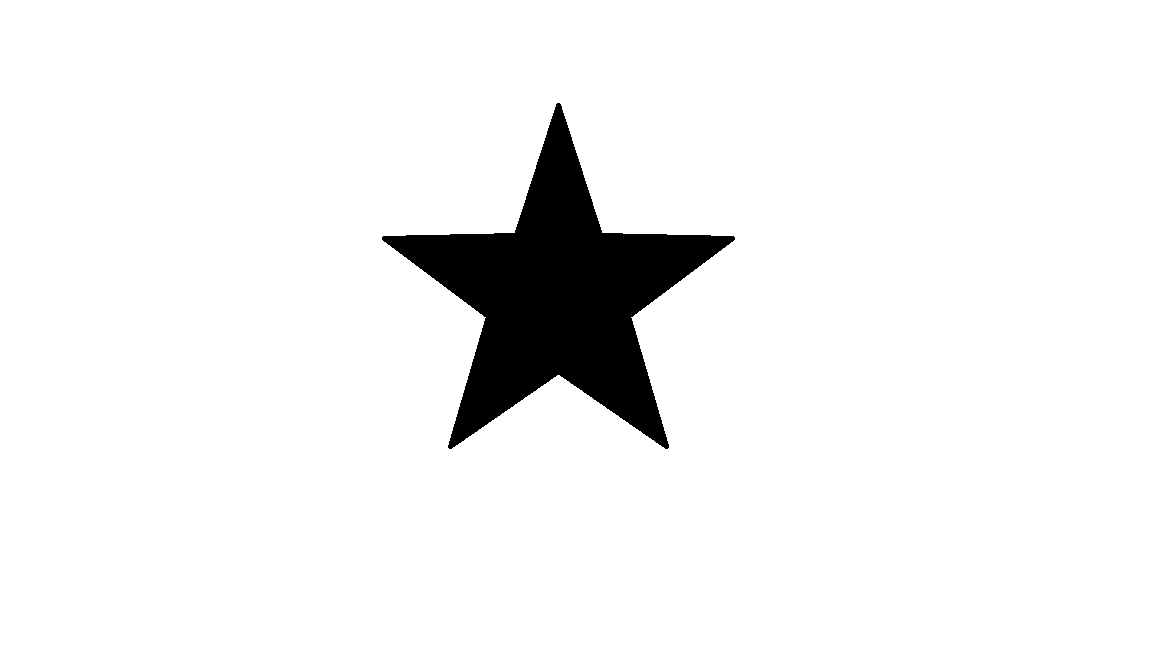
#> input picture Resimler/1.png, 1152 x 648 px, found by its file name
$ python 12ConvexHull.py
#> lines starting #> are read from the running program, lines starting #| are printed output that depends on the picture; after the words box and inside, x2 and y2 are one past the last pixel; in counts of white or black regions, pixels touching at a corner belong together
import cv2
import numpy as np

img=cv2.imread("1.png")
#> img is the input picture: shape (648, 1152, 3); 94.2% white; 1 black region, box (x1, y1, x2, y2) and area: (382, 103, 735, 449) 43537
gri=cv2.cvtColor(img,cv2.COLOR_BGR2GRAY)

ret,thresh=cv2.threshold(gri,100,200,cv2.THRESH_BINARY)
#> thresh: shape (648, 1152); values 0 (black) and 200 (white), 94.2% white; 1 black region
contur,a=cv2.findContours(thresh,cv2.RETR_TREE,cv2.CHAIN_APPROX_SIMPLE)
#> contur = 2 contours; box (x1, y1, x2, y2) and area: (0, 0, 1152, 648) 744697, (381, 102, 736, 450) 44147; a = [[-1, -1, 1, -1], [-1, -1, -1, 0]]
print(contur)
#> (printed output is left out)
h=list()

for i in range(len(contur)):
    h.append(cv2.convexHull(contur[i],False))
#> this loop made 2 passes
#> after the loop, h = 2 contours; box (x1, y1, x2, y2) and area: (0, 0, 1152, 648) 744697, (381, 102, 736, 450) 85164


z=np.zeros((thresh.shape[0],thresh.shape[1],3),np.uint8)

for i in range(len(contur)):
    cv2.drawContours(z,contur,i,(255,0,0),2,8)
    cv2.drawContours(z,h,i,(0,0,255),1,8)
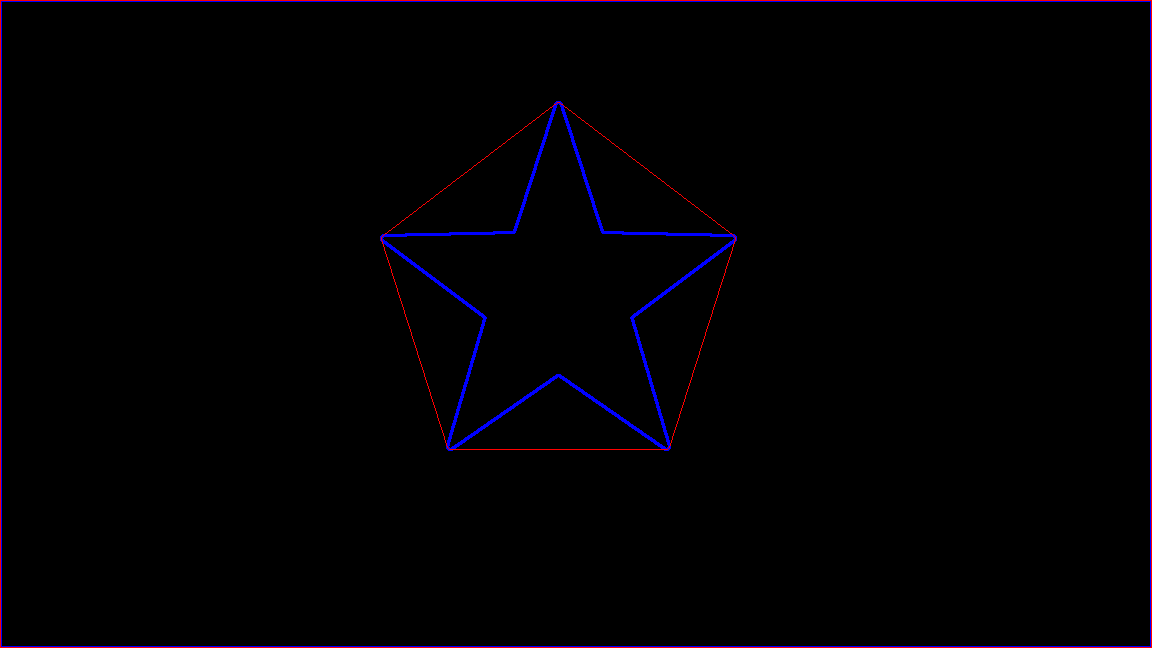
#> z: shape (648, 1152, 3); mean of channels 0, 1, 2 2.8, 0, 1.6; drawn as B, G, R


cnt=h[0]
#> cnt = [[1151, 0], [1151, 647], [0, 647], [0, 0]]
print(cnt)
#| [[[1151    0]]
#|  [[1151  647]]
#|  [[   0  647]]
#|  [[   0    0]]]
m=cv2.moments(cnt)#momentste m00 alandır
#> m = moments, m00 744697, centre m10/m00, m01/m00 = (575.5, 323.5)
print(m)
#> (printed output is left out)
alan=cv2.contourArea(cnt)#alan veren fonsikyon contour areada
#> alan = 744697
print(alan)
#| 744697.0
cevre=cv2.arcLength(cnt,True)
#> cevre = 3596
print(cevre)
#| 3596.0


cv2.imshow("q",z)
cv2.waitKey(0)
cv2.destroyAllWindows()

$ run again, with Resimler/2.png copied over Resimler/1.png
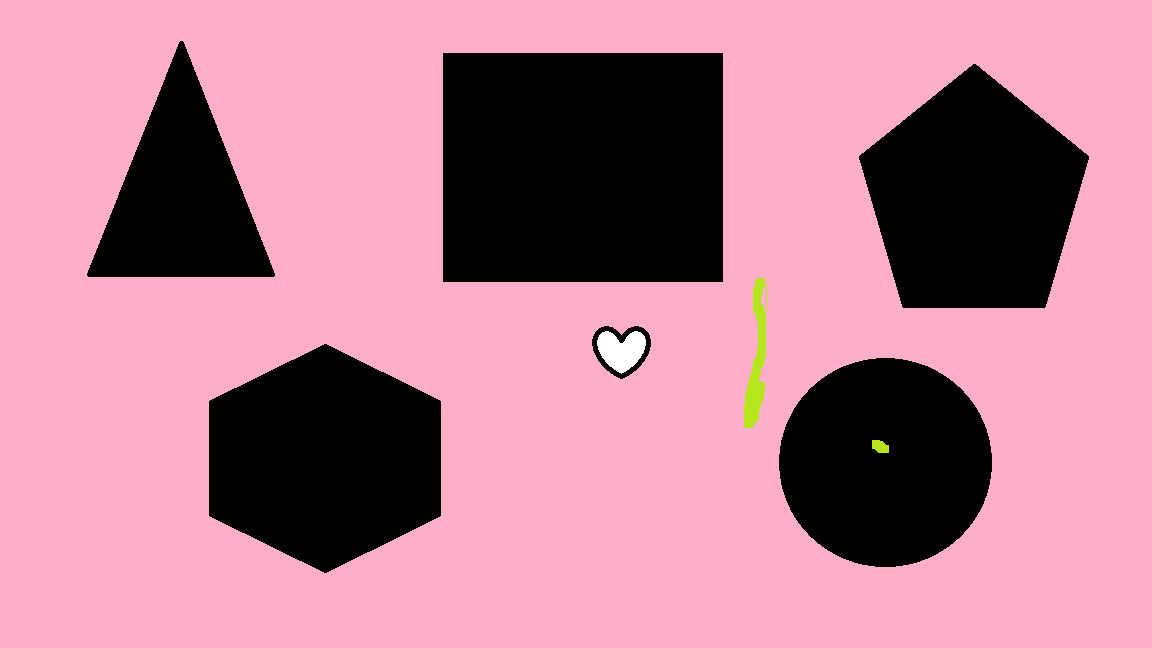
#> input picture Resimler/2.png, 1152 x 648 px, found by its file name
#> img is the input picture: shape (648, 1152, 3); mean B, G, R 146.4, 127.3, 185.9
#> `ret,thresh=cv2.threshold(gri,100,200,cv2.THRESH_BINARY)`:
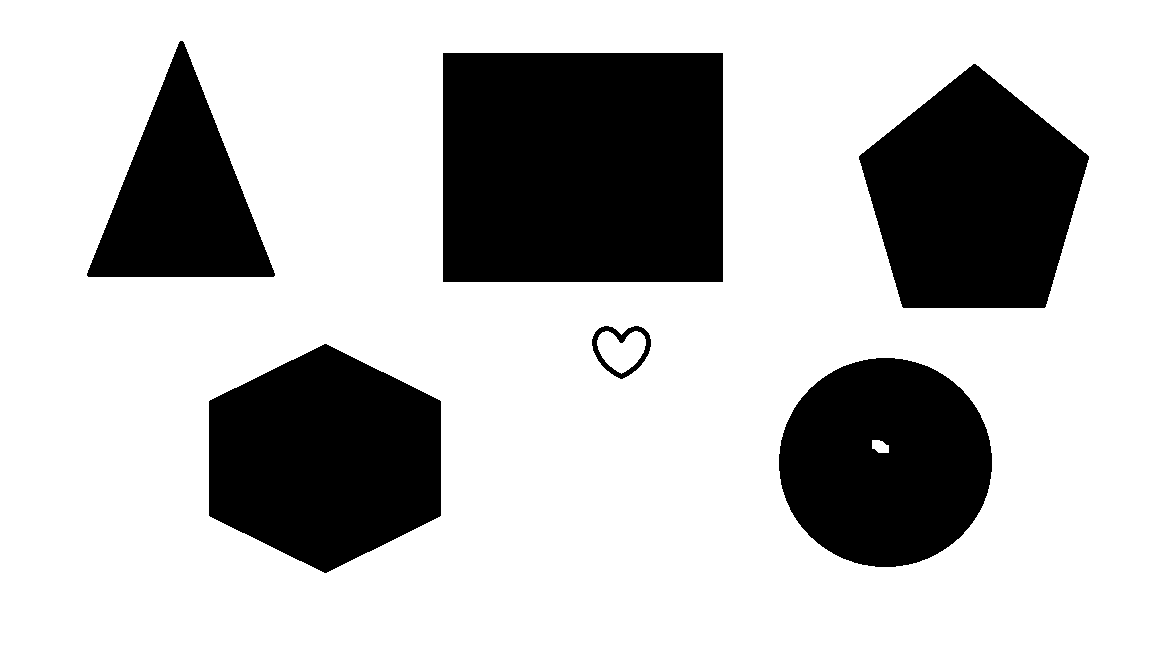
#> thresh: shape (648, 1152); values 0 (black) and 200 (white), 73% white; 6 black regions
#> contur = 9 contours; largest, box (x1, y1, x2, y2) and area: (0, 0, 1152, 648) 744697, (442, 52, 724, 283) 64628, (208, 343, 442, 574) 40317, (858, 63, 1090, 309) 39384, (778, 357, 993, 568) 35225; a = [[-1, -1, 1, -1], [3, -1, 2, 0], [-1, -1, -1, 1], [4, 1, -1, 0], [6, 3, 5, 0], [-1, -1, -1, 4], [7, 4, -1, 0], [8, 6, -1, 0], [-1, 7, -1, 0]]
#> (printed output is left out)
#> the loop `for i in range(len(contur)):` made 9 passes
#> after the loop `for i in range(len(contur)):`: h = 9 contours; largest, box (x1, y1, x2, y2) and area: (0, 0, 1152, 648) 744697, (442, 52, 724, 283) 64628, (208, 343, 442, 574) 40496, (858, 63, 1090, 309) 39628, (778, 357, 993, 568) 35416
#> after the loop `for i in range(len(contur)):`:
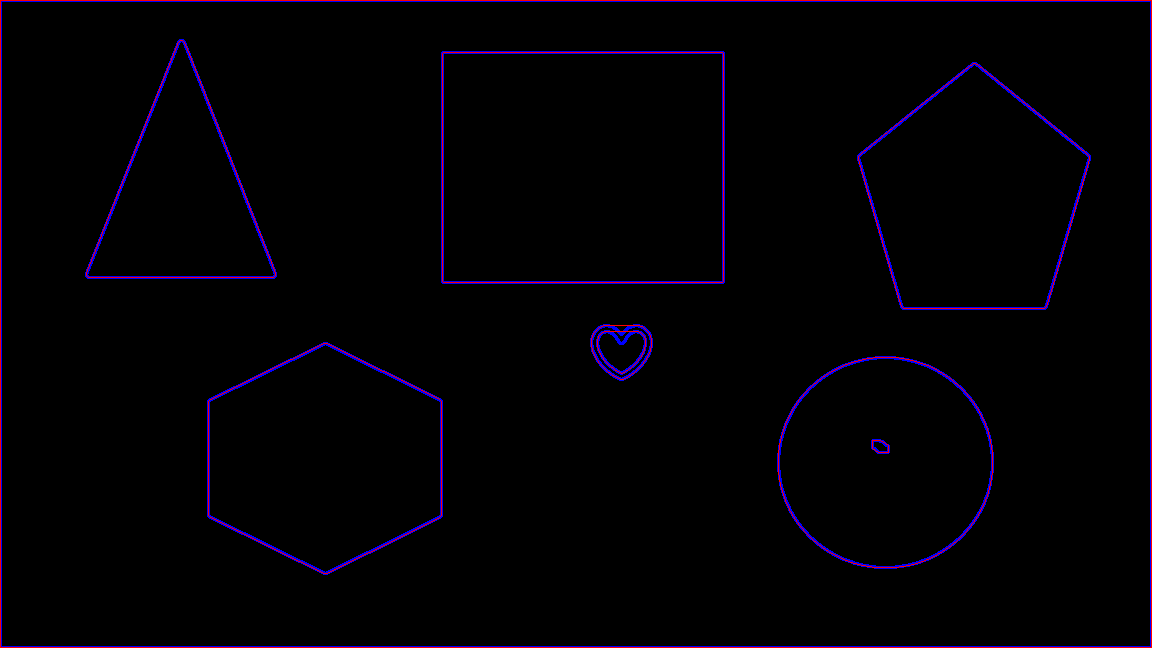
#> z: shape (648, 1152, 3); mean of channels 0, 1, 2 4.7, 0, 2.6; drawn as B, G, R
#> cnt = [[1151, 0], [1151, 647], [0, 647], [0, 0]]
#> m = moments, m00 744697, centre m10/m00, m01/m00 = (575.5, 323.5)
#> alan = 744697
#> cevre = 3596
